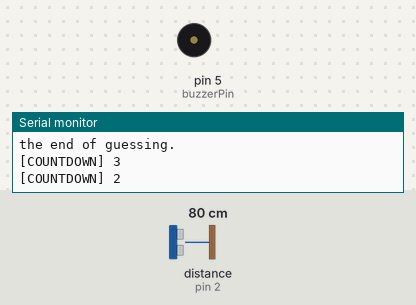
A sketch run on a simulated Arduino Uno, built with avr-gcc and run on an emulated ATmega328P. Parts: buzzer (waves = sounding), the last lines printed to the serial monitor. Wiring (inferred from the names in the program): range finder with pulse-width output: data pin 2. The inputs (shaded band) are chosen by the test bench; at power-on: distance to the obstacle (sensor on pin 2) 80 cm.

Above: at 1.2 s.
1.3 s: distance to the obstacle (sensor on pin 2) set to 120 cm
At 3.85 s:
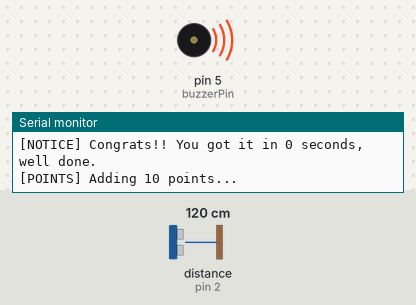
Timing chart, 0 to 5.5 s (numbered marks = the images above; inputs shaded):
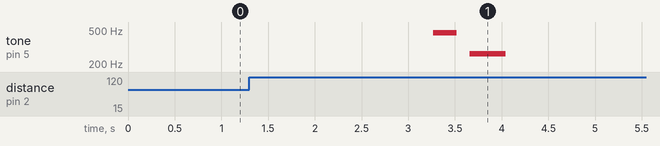

The sketch:

extra.ino
```cpp
//   ________________________________________________________________________
//  /  Name: Kyler Visser               Extra              Date: 2023-10-24  \
//  |                                                                        |
//  |                                Description                             |
//  |                                                                        |
//  |  This program will play a song and the user must guess the song. If    |
//  |  they guess the correct answer then the user should press the button   |
//  |   once the button is pressed then the program will stop playing the    |
//  |   current song and switch to the next song in the list. If the user    |
//  |  doesnt press the button then the program will stop playing the song   |
//  |  after 10 seconds. After all songs have been played the program will   |
//  |  then display the users score and tell them how well they did. After   |
//  |             10 seconds the songs will start playing again.             |
//  \________________________________________________________________________/


/*************************************************
 * Public Constants
 *************************************************/
#define REST        0   // Custom note for rest
#define NOTE_B0     31
#define NOTE_C1     33
#define NOTE_CS1    35
#define NOTE_D1     37
#define NOTE_DS1    39
#define NOTE_E1     41
#define NOTE_F1     44
#define NOTE_FS1    46
#define NOTE_G1     49
#define NOTE_GS1    52
#define NOTE_A1     55
#define NOTE_AS1    58
#define NOTE_B1     62
#define NOTE_C2     65
#define NOTE_CS2    69
#define NOTE_D2     73
#define NOTE_DS2    78
#define NOTE_E2     82
#define NOTE_F2     87
#define NOTE_FS2    93
#define NOTE_G2     98
#define NOTE_GS2    104
#define NOTE_A2     110
#define NOTE_AS2    117
#define NOTE_B2     123
#define NOTE_C3     131
#define NOTE_CS3    139
#define NOTE_D3     147
#define NOTE_DS3    156
#define NOTE_E3     165
#define NOTE_F3     175
#define NOTE_FS3    185
#define NOTE_G3     196
#define NOTE_GS3    208
#define NOTE_A3     220
#define NOTE_AS3    233
#define NOTE_B3     247
#define NOTE_C4     262
#define NOTE_CS4    277
#define NOTE_D4     294
#define NOTE_DS4    311
#define NOTE_E4     330
#define NOTE_F4     349
#define NOTE_FS4    370
#define NOTE_G4     392
#define NOTE_GS4    415
#define NOTE_A4     440
#define NOTE_AS4    466
#define NOTE_B4     494
#define NOTE_C5     523
#define NOTE_CS5    554
#define NOTE_D5     587
#define NOTE_DS5    622
#define NOTE_E5     659
#define NOTE_F5     698
#define NOTE_FS5    740
#define NOTE_G5     784
#define NOTE_GS5    831
#define NOTE_A5     880
#define NOTE_AS5    932
#define NOTE_B5     988
#define NOTE_C6     1047
#define NOTE_CS6    1109
#define NOTE_D6     1175
#define NOTE_DS6    1245
#define NOTE_E6     1319
#define NOTE_F6     1397
#define NOTE_FS6    1480
#define NOTE_G6     1568
#define NOTE_GS6    1661
#define NOTE_A6     1760
#define NOTE_AS6    1865
#define NOTE_B6     1976
#define NOTE_C7     2093
#define NOTE_CS7    2217
#define NOTE_D7     2349
#define NOTE_DS7    2489
#define NOTE_E7     2637
#define NOTE_F7     2794
#define NOTE_FS7    2960
#define NOTE_G7     3136
#define NOTE_GS7    3322
#define NOTE_A7     3520
#define NOTE_AS7    3729
#define NOTE_B7     3951
#define NOTE_C8     4186
#define NOTE_CS8    4435
#define NOTE_D8     4699
#define NOTE_DS8    4978


//  ------------------------------
//    Define vairables and pins.
//  ------------------------------
int buzzerPin = 5;
int button1Pin = 2;

int rgbRedPin = 9;
int rgbGreenPin = 11;
int rgbBluePin = 10;

int tempo = 144;
int wholeNote = (60000 * 4) / tempo;
bool continuePlaying = true;

int counter = 0;
int maxTime = 10000;
float totalTime = 0;
long int roundStart = 0;
bool infoDisplayed = false;

//  ------------------------------
//     Setup pins, serial, and
//            inturupts.
//  ------------------------------
void setup() {
    pinMode(buzzerPin, OUTPUT);
    pinMode(button1Pin, INPUT);
    Serial.begin(9600);

    attachInterrupt(digitalPinToInterrupt(button1Pin), togglePlay, RISING);
}

//  ------------------------------
//    Main loop
//  ------------------------------
void loop() {
    runGame();
}

//  ------------------------------
//    Toggle the song playing
//       with an inturupt.
//  ------------------------------
void togglePlay() {
    if (continuePlaying) {
        continuePlaying = !continuePlaying;
        totalTime += 10 - ((millis() - roundStart) / 1000);
    }
}

//  ------------------------------
//    Main game loop.
//  ------------------------------
void runGame() {
    // If we need to display info then do so.
    if (!infoDisplayed) {
        // If we are just starting the game then display
        // the starting info.
        if (counter == 0) {
            Serial.println("-----------------------------------");
            Serial.println("---------- Starting Game ----------");
            Serial.println("-----------------------------------");
            Serial.println();
            Serial.println("You must guess 5 songs!");
            Serial.println("Your score WILL be told to you at ");
            Serial.println("the end of guessing.");
            Serial.println();

            for (int i=3; i!=0; i--) {
                Serial.print("[COUNTDOWN] ");
                Serial.println(i);
                delay(1000);
            }
            counter = 1;
            infoDisplayed = true;

        // Display ending info.
        } else {
            Serial.println("------------------------------------");
            Serial.println("         Congratulations!!!");
            Serial.print("  Your point total came to ");
            Serial.print(totalTime);
            Serial.println("/50 pts.");
            if (totalTime < 20) {
                Serial.println("  You are a musical genius!");
            } else if (totalTime < 30) {
                Serial.println("");
            } else {
                Serial.println("  You need to listen to more music!");
            }
            Serial.println("------------------------------------");
            Serial.println("[NOTICE] Restarting game in 10 seconds...");
            delay(10000);
            totalTime = 0;
            counter = 0;
            infoDisplayed = true;
        }

    // If the game is running.
    } else {
        // Game loop var adjustments
        continuePlaying = true;
        counter++;

        // If we are on the last song then stop the game.
        if (counter == 5) {
            infoDisplayed = false;
        }
    }

    // Play the song
    if (counter != 0 && counter <= 5){
        roundStart = millis();
        switch (counter) {
            case 1:
                song1();
                break;
            case 2:
                song2();
                break;
            case 3:
                song3();
                break;
            case 4:
                song4();
                break;
            case 5:
                song5();
                break;
        }

        // If they were not able to guess the song in time
        // then display the message and add points.
        if (!continuePlaying) {
            Serial.print("[NOTICE] Congrats!! You got it in ");
            Serial.print((millis() - roundStart) / 1000);
            Serial.println(" seconds, well done.");
            Serial.print("[POINTS] Adding ");
            Serial.print(10 - ((millis() - roundStart) / 1000));
            Serial.println(" points...");
        }
    }
}

//  ------------------------------
//    Song 1:
//        Mary had a little lamb
//  ------------------------------
void song1() {
    tempo = 120;
    wholeNote = (60000 * 4) / tempo;

    int notes[][2] = {
        {NOTE_E4, 200},     {NOTE_D4, 200},     {NOTE_C4, 200},     {NOTE_D4, 200},     {NOTE_E4, 900},
        {NOTE_D4, 800},     {NOTE_E4, 200},     {NOTE_G4, 600},     {NOTE_E4, 200},     {NOTE_D4, 200},
        {NOTE_C4, 200},     {NOTE_D4, 200},     {NOTE_E4, 800},     {NOTE_D4, 400},     {NOTE_E4, 200},
        {NOTE_D4, 200},     {NOTE_C4, 200},
        {REST,    300},
        {NOTE_E4, 200},     {NOTE_D4, 200},     {NOTE_C4, 200},     {NOTE_D4, 200},     {NOTE_E4, 900},
        {NOTE_D4, 800},     {NOTE_E4, 200},     {NOTE_G4, 600},     {NOTE_E4, 200},
    };

    playSong(notes, 26, false);
}

//  ------------------------------
//    Song 2:
//        Harry Potter
//  ------------------------------
void song2() {
    tempo = 144;
    wholeNote = (60000 * 4) / tempo;

    int harryPotter[][2] = {
        {REST,       2},       {NOTE_D4,    4},
        {NOTE_G4,    -4},      {NOTE_AS4,   8},     {NOTE_A4,    4},
        {NOTE_G4,    2},       {NOTE_D5,    4},
        {NOTE_C5,    -2},
        {NOTE_A4,    -2},
        {NOTE_G4,    -4},      {NOTE_AS4,   8},     {NOTE_A4,    4},
        {NOTE_F4,    2},       {NOTE_GS4,   4},
        {NOTE_D4,    -1},
        {NOTE_D4,    4},

        {NOTE_G4,    -4},      {NOTE_AS4,   8},     {NOTE_A4,    4},
        {NOTE_G4,    2},       {NOTE_D5,    4},
        {NOTE_F5,    2},       {NOTE_E5,    4},
        {NOTE_DS5,   2},       {NOTE_B4,    4},
        {NOTE_DS5,   -4},      {NOTE_D5,    8},     {NOTE_CS5,   4},
        {NOTE_CS4,   2},       {NOTE_B4,    4},
        {NOTE_G4,    -1},
        {NOTE_AS4,   4},

        {NOTE_D5,    2},       {NOTE_AS4,   4},
        {NOTE_D5,    2},       {NOTE_AS4,   4},
        {NOTE_DS5,   2},       {NOTE_D5,    4},
        {NOTE_CS5,   2},       {NOTE_A4,    4},
        {NOTE_AS4,   -4},      {NOTE_D5,    8},     {NOTE_CS5,   4},
        {NOTE_CS4,   2},       {NOTE_D4,    4},
        {NOTE_D5,    -1},
        {REST,       4},       {NOTE_AS4,   4},
    };

    playSong(harryPotter, 48, true);
}

//  ------------------------------
//    Song 3:
//        Star Wars
//  ------------------------------
void song3() {
    tempo = 108;
    wholeNote = (60000 * 4) / tempo;

    int starWars[][2] = {
        {NOTE_AS4, 8},  {NOTE_AS4, 8},  {NOTE_AS4, 8},
        {NOTE_F5, 2},   {NOTE_C6, 2},
        {NOTE_AS5, 8},  {NOTE_A5, 8},   {NOTE_G5, 8},   {NOTE_F6, 2},   {NOTE_C6, 4},
        {NOTE_AS5, 8},  {NOTE_A5, 8},   {NOTE_G5, 8},   {NOTE_F6, 2},   {NOTE_C6, 4},
        {NOTE_AS5, 8},  {NOTE_A5, 8},   {NOTE_AS5, 8},  {NOTE_G5, 2},   {NOTE_C5, 8},   {NOTE_C5, 8},   {NOTE_C5, 8},
        {NOTE_F5, 2},   {NOTE_C6, 2},
        {NOTE_AS5, 8},  {NOTE_A5, 8},   {NOTE_G5, 8},   {NOTE_F6, 2},   {NOTE_C6, 4},

        {NOTE_AS5, 8},  {NOTE_A5, 8},   {NOTE_G5, 8},   {NOTE_F6, 2},   {NOTE_C6, 4},
        {NOTE_AS5, 8},  {NOTE_A5, 8},   {NOTE_AS5, 8},  {NOTE_G5, 2},   {NOTE_C5, -8},  {NOTE_C5, 16},
        {NOTE_D5, -4},  {NOTE_D5, 8},   {NOTE_AS5, 8},  {NOTE_A5, 8},   {NOTE_G5, 8},   {NOTE_F5, 8},
        {NOTE_F5, 8},   {NOTE_G5, 8},   {NOTE_A5, 8},   {NOTE_G5, 4},   {NOTE_D5, 8},   {NOTE_E5, 4},   {NOTE_C5, -8},  {NOTE_C5, 16},
        {NOTE_D5, -4},  {NOTE_D5, 8},   {NOTE_AS5, 8},  {NOTE_A5, 8},   {NOTE_G5, 8},   {NOTE_F5, 8},


    };

    playSong(starWars, 60, true);
}

//  ------------------------------
//    Song 4:
//        Pink Panther
//  ------------------------------
void song4() {
    tempo = 120;
    wholeNote = (60000 * 4) / tempo;

    int pinkPanther[][2] = {
        {REST,      2},     {REST,       4},    {REST,      8},     {NOTE_DS4,   8},
        {NOTE_E4,   -4},    {REST,       8},    {NOTE_FS4,  8},     {NOTE_G4,    -4},   {REST,      8},     {NOTE_DS4,  8},
        {NOTE_E4,   -8},    {NOTE_FS4,   8},    {NOTE_G4,   -8},    {NOTE_C5,    8},    {NOTE_B4,   -8},    {NOTE_E4,   8},     {NOTE_G4,   -8},    {NOTE_B4,   8},
        {NOTE_AS4,  2},     {NOTE_A4,    -16},  {NOTE_G4,   -16},   {NOTE_E4,    -16},  {NOTE_D4,   -16},
        {NOTE_E4,   2},     {REST,       4},    {REST,      8},     {NOTE_DS4,   4},

        {NOTE_E4,   -4},    {REST,       8},    {NOTE_FS4,  8},     {NOTE_G4,    -4},   {REST,      8},     {NOTE_DS4,  8},
        {NOTE_E4,   -8},    {NOTE_FS4,   8},    {NOTE_G4,   -8},    {NOTE_C5,    8},    {NOTE_B4,   -8},    {NOTE_G4,   8},     {NOTE_B4,   -8},    {NOTE_E5,   8},
        {NOTE_DS5,  1},
        {NOTE_D5,   2},     {REST,       4},    {REST,      8},     {NOTE_DS4,   8},
        {NOTE_E4,   -4},    {REST,       8},    {NOTE_FS4,  8},     {NOTE_G4,    -4},   {REST,      8},     {NOTE_DS4,  8},
        {NOTE_E4,   -8},    {NOTE_FS4,   8},    {NOTE_G4,   -8},    {NOTE_C5,    8},    {NOTE_B4,   -8},    {NOTE_E4,   8},     {NOTE_G4,   -8},    {NOTE_B4,   8},


    };

    playSong(pinkPanther, 60, true);
}

//  ------------------------------
//    Song 5:
//        Happy Birthday
//  ------------------------------
void song5() {
    tempo = 140;
    wholeNote = (60000 * 4) / tempo;

    int happyBirthday[][2] = {
        {NOTE_C4,   4},     {NOTE_C4,   8},
        {NOTE_D4,   -4},    {NOTE_C4,   -4},    {NOTE_F4,   -4},
        {NOTE_E4,   -2},    {NOTE_C4,   4},     {NOTE_C4,   8},
        {NOTE_D4,   -4},    {NOTE_C4,   -4},    {NOTE_G4,   -4},
        {NOTE_F4,   -2},    {NOTE_C4,   4},     {NOTE_C4,   8},

        {NOTE_C5,   -4},    {NOTE_A4,   -4},    {NOTE_F4,   -4},
        {NOTE_E4,   -4},    {NOTE_D4,   -4},    {NOTE_AS4,  4},     {NOTE_AS4,  8},
        {NOTE_A4,   -4},    {NOTE_F4,   -4},    {NOTE_G4,   -4},
        {NOTE_F4,   -2},
    };

    playSong(happyBirthday, 25, true);
}


//  ------------------------------
//    Play the song based on the
//           input array.
//  ------------------------------
void playSong(int song[][2], int length, bool special) {
    bool cleanExit = true;

    // If we ahave an array with
    // the length already in it.
    if (!special) {
        long int startTime = millis();
        // Go through each note and play it.
        for (int i = 0; i < length; i++) {
            // If we are over 10 seconds then stop playing.
            if (millis() - startTime >= maxTime) {break;}
            // If we have guessed the song correctly stop playing.
            if (continuePlaying) {
                tone(buzzerPin, song[i][0], song[i][1]);
                delay(song[i][1]);
                noTone(buzzerPin);
            } else {
                cleanExit = false;
                break;
            }
        }
    } else {
        // Apply modifications to the duration of the
        // song based on input in the array. Also get
        // the length of the array at the same time
        int count = 0;
        for (int i=0; i< (length!=0 ? length: 1000); i++) { // Unable to find better way to get length of array
            if (song[i][1] < 0) {
                song[i][1] = wholeNote / abs(song[i][1]);
                song[i][1] *= 1.5;
            } else {
                song[i][1] = wholeNote / song[i][1];
            }
            count++;
        }

        long int startTime = millis();
        for (int i=0; i < count; i++) {
            // Check if we need to stop playing because of time limit
            // or because of button press.
            if (millis() - startTime >= maxTime) {break;}
            if (continuePlaying) {
                tone(buzzerPin, song[i][0], song[i][1]*0.9);
                delay(song[i][1]);
                noTone(buzzerPin);
            } else {
                cleanExit = false;
                break;
            }
        }
    }


    // If we did not guess the song in time then display
    // to the user that no one got it in time.
    if (cleanExit) {
        Serial.println("[NOTICE] No one got it in time.");

    }
}
```
